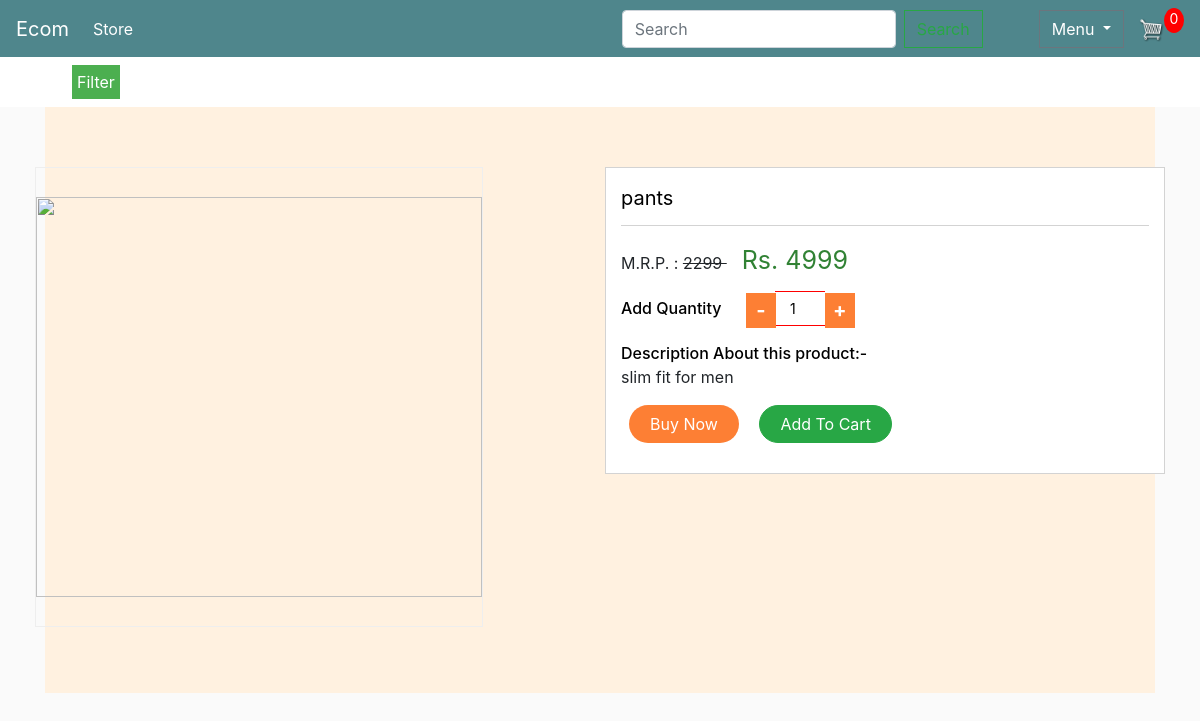
The page /pants/pants on the database as committed earlier.
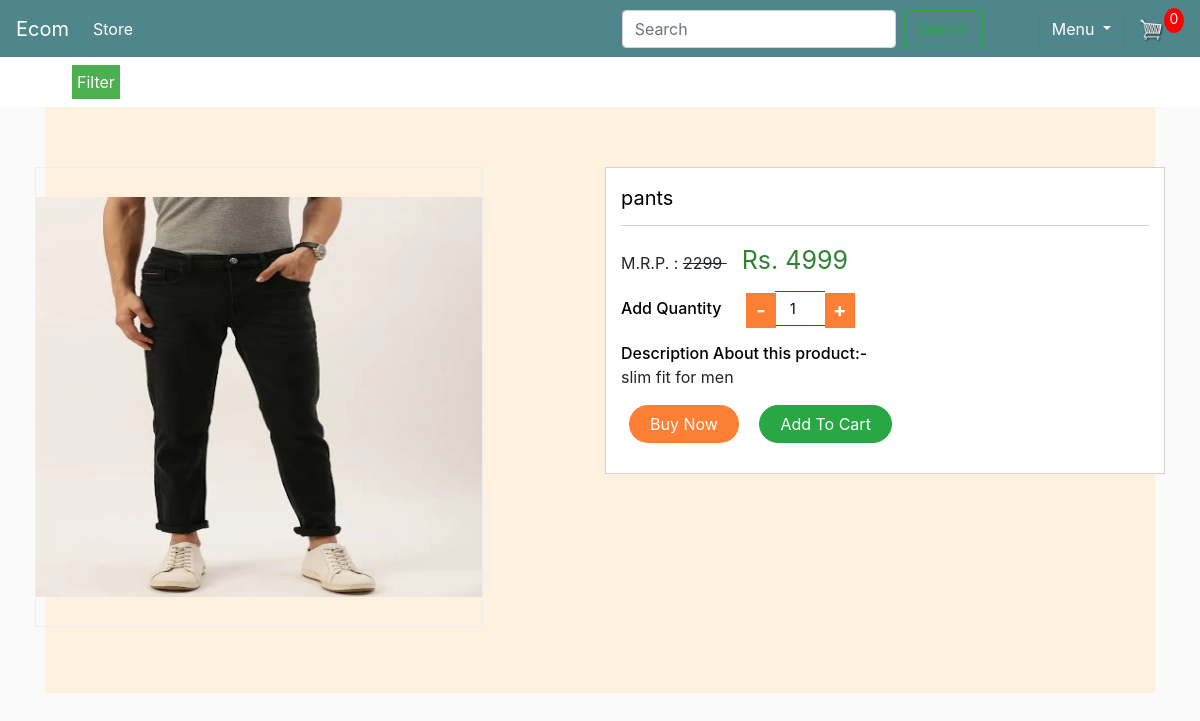
The same page on the database as committed later.
### mainapp/models.py (models this page shows, shortened)
class Product(models.Model):
    product_name = models.CharField(max_length = 150, unique=True)
    product_desc = models.CharField(max_length = 250, unique=True)
    image = models.ImageField(upload_to='images/')
    price = models.IntegerField()
    stock = models.IntegerField()
    available = models.BooleanField(default=True)
    slug = models.SlugField(max_length = 250, unique=True)
    category = models.ForeignKey(ProductCategory, on_delete=models.CASCADE)

### mainapp/views.py (the view)
# urls.py: path('<slug:slug_url>/<slug:product_slug>', views.product_view, name='product_detail_view'),
def product_view(request, slug_url, product_slug):
    try:
        prod = Product.objects.get(category__slug=slug_url, slug=product_slug)
    except Exception as e:
        raise e
    return render(request, "product_view.html", {'prod': prod})

### cartapp/context_processors.py (called while the page is built)
def cart(request):
    return {'cart': Cart(request)}

### templates/product_view.html (shortened to what this page needs)
{% extends 'main.html' %}
{% load static %}
{% block content %}
<section id="services" class="services section-bg">
   <div class="row row-sm">
      <div class="col-md-6 _boxzoom">
         <div class="_product-images">
            <div class="picZoomer">
               {% if prod.image %}
               <img class="my_img" src="{{prod.image.url}}" style="height: 400px;">
               {% else %}
               <img class="my_img" src="" style="height: 400px;">
               {% endif %}
            </div>
         </div>
      </div>
      <div class="col-md-6">
         <div class="_product-detail-content">
            <p class="_p-name">{{ prod.product_name }}</p>
            <div class="_p-price-box">
               <div class="p-list">
                  <span> M.R.P. :  <del> 2299 </del> </span>
                  <span class="price"> Rs. {{ prod.price }} </span>
               </div>
               <div class="_p-add-cart">
                  <div class="_p-qty">
                     <span>Add Quantity</span>
                     <div class="value-button decrease_" id="" value="Decrease Value">-</div>
                     <input type="number" name="qty" id="number" value="1" />
                     <div class="value-button increase_" id="" value="Increase Value">+</div>
                  </div>
               </div>
               <div class="_p-features">
                  <span> Description About this product:- </span>
                  {{ prod.product_desc }}
               </div>
               <form action="" method="post" accept-charset="utf-8">
                  <div class="_p-qty-and-cart">
                     <div class="_p-add-cart">
                        <a class="btn-theme btn buy-btn" href="{% url 'checkout' %}">Buy Now</a>
                        <a class="btn-theme btn btn-success" href="{% url 'cart' %}">Add to Cart</a>
                     </div>
                  </div>
               </form>
            </div>
         </div>
      </div>
   </div>
   </div>
{% endblock content %}

Rows that differ between the two databases and show on the page:
changed Product "pants": image: picture added
